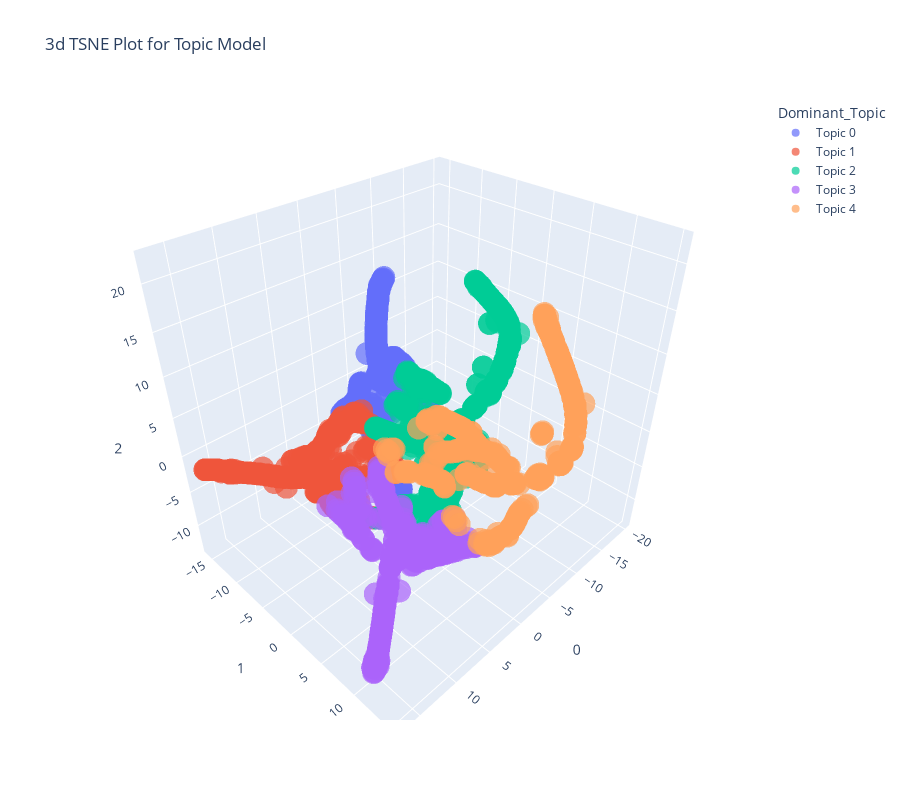

Notebook cell for this chart:
### Code cell
plot_model(lda2, plot = 'tsne')

### Figure 1 — Plotly figure (JSON) as saved in the notebook; plotly's stock layout.template omitted (floating-point values rounded to 4 significant figures; data arrays with more than 128 entries replaced by an {"elided": "..."} marker saying what was removed)
{"data": [{"hovertemplate": "Dominant_Topic=Topic 0<br>0=%{x}<br>1=%{y}<br>2=%{z}<extra></extra>", "legendgroup": "Topic 0", "marker": {"color": "#636efa", "opacity": 0.7, "symbol": "circle"}, "mode": "markers", "name": "Topic 0", "scene": "scene", "showlegend": true, "type": "scatter3d", "x": {"elided": "324 float values"}, "y": {"elided": "324 float values"}, "z": {"elided": "324 float values"}}, {"hovertemplate": "Dominant_Topic=Topic 1<br>0=%{x}<br>1=%{y}<br>2=%{z}<extra></extra>", "legendgroup": "Topic 1", "marker": {"color": "#EF553B", "opacity": 0.7, "symbol": "circle"}, "mode": "markers", "name": "Topic 1", "scene": "scene", "showlegend": true, "type": "scatter3d", "x": {"elided": "346 float values"}, "y": {"elided": "346 float values"}, "z": {"elided": "346 float values"}}, {"hovertemplate": "Dominant_Topic=Topic 2<br>0=%{x}<br>1=%{y}<br>2=%{z}<extra></extra>", "legendgroup": "Topic 2", "marker": {"color": "#00cc96", "opacity": 0.7, "symbol": "circle"}, "mode": "markers", "name": "Topic 2", "scene": "scene", "showlegend": true, "type": "scatter3d", "x": {"elided": "596 float values"}, "y": {"elided": "596 float values"}, "z": {"elided": "596 float values"}}, {"hovertemplate": "Dominant_Topic=Topic 3<br>0=%{x}<br>1=%{y}<br>2=%{z}<extra></extra>", "legendgroup": "Topic 3", "marker": {"color": "#ab63fa", "opacity": 0.7, "symbol": "circle"}, "mode": "markers", "name": "Topic 3", "scene": "scene", "showlegend": true, "type": "scatter3d", "x": {"elided": "318 float values"}, "y": {"elided": "318 float values"}, "z": {"elided": "318 float values"}}, {"hovertemplate": "Dominant_Topic=Topic 4<br>0=%{x}<br>1=%{y}<br>2=%{z}<extra></extra>", "legendgroup": "Topic 4", "marker": {"color": "#FFA15A", "opacity": 0.7, "symbol": "circle"}, "mode": "markers", "name": "Topic 4", "scene": "scene", "showlegend": true, "type": "scatter3d", "x": {"elided": "416 float values"}, "y": {"elided": "416 float values"}, "z": {"elided": "416 float values"}}], "layout": {"height": 800, "legend": {"title": {"text": "Dominant_Topic"}, "tracegroupgap": 0}, "scene": {"domain": {"x": [0, 1], "y": [0, 1]}, "xaxis": {"title": {"text": "0"}}, "yaxis": {"title": {"text": "1"}}, "zaxis": {"title": {"text": "2"}}}, "title": {"text": "3d TSNE Plot for Topic Model"}, "width": 900}}
